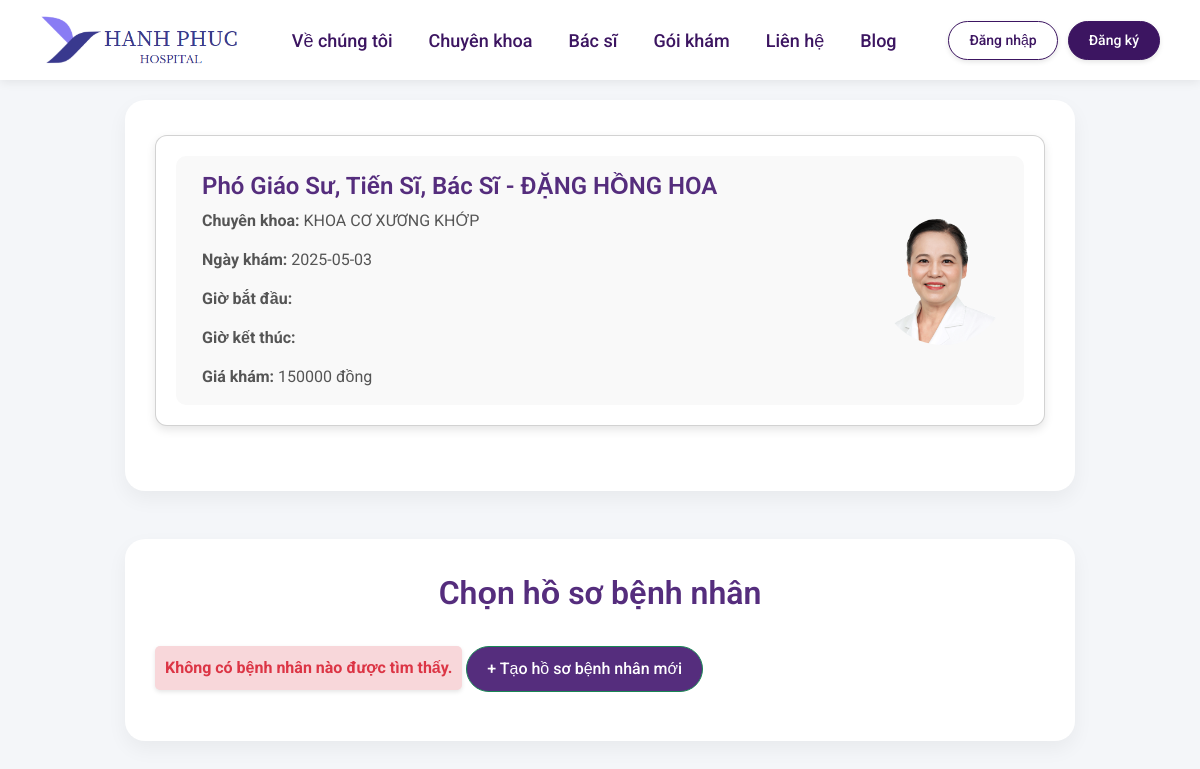
Before: /index.php?action=datlichkham&idbs=1&ngay=2025-05-03&ca=19 with the older database file.
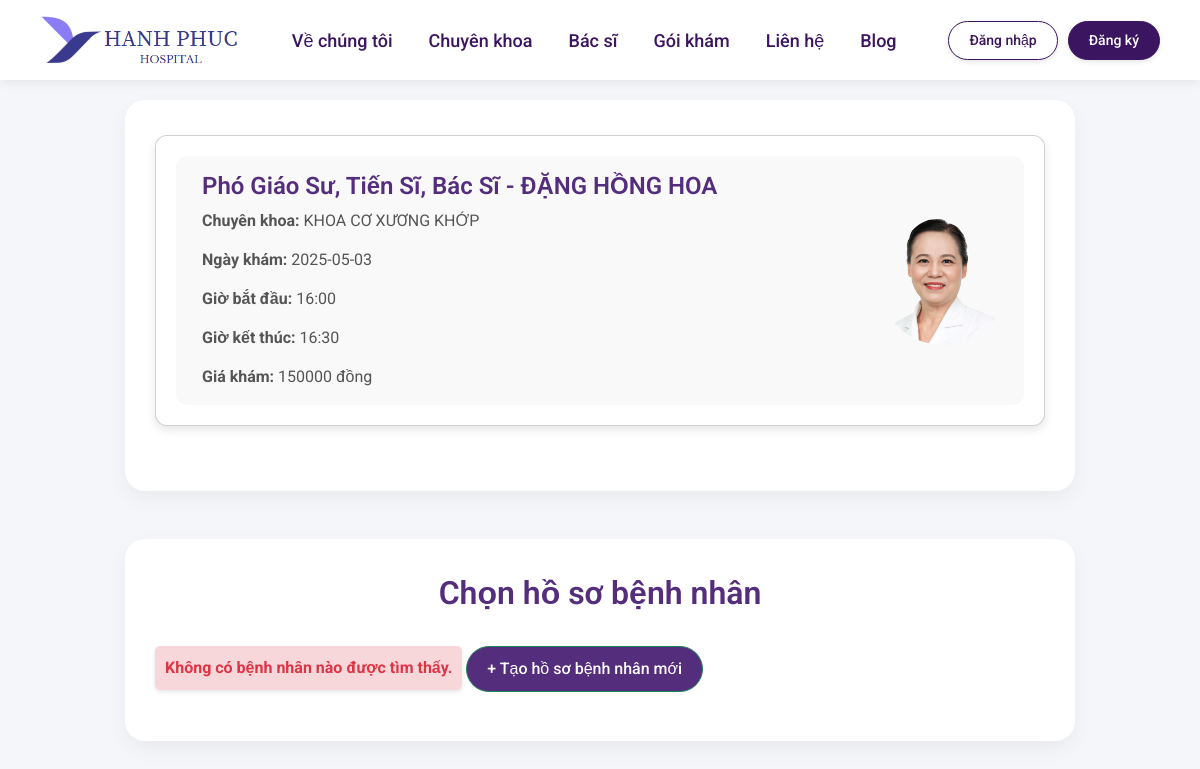
After: the same page with the newer database file.
### tables this page shows
CREATE TABLE `lichlamviec` (
  `malichlamviec` int(10) UNSIGNED NOT NULL,
  `mabacsi` int(11) UNSIGNED NOT NULL,
  `ngaylam` date NOT NULL,
  `macalamviec` int(11) UNSIGNED NOT NULL,
  `ghichu` varchar(200) DEFAULT NULL
);

CREATE TABLE `calamviec` (
  `macalamviec` int(11) UNSIGNED NOT NULL,
  `giobatdau` varchar(10) NOT NULL,
  `gioketthuc` varchar(10) NOT NULL
);

### Models/mbacsi.php (called while the page is built, shortened)
<?php
 class mBacSi{
        public function chitietbacsi($id){
            $p = new clsKetNoi();
            $con = $p->moketnoi();
            $con->set_charset('utf8');
            if($con){
                $str = "select * from bacsi join chuyenkhoa on bacsi.machuyenkhoa = chuyenkhoa.machuyenkhoa where bacsi.mabacsi='$id'";
                $tbl = $con->query($str);
                return $tbl;
            }else{
                return false;
            }
        }
    }
?>

### Controllers/cbacsi.php (called while the page is built, shortened)
<?php
include_once("Models/mbacsi.php");
class cBacSi{
    public function getBacSiById($id){
        $p = new mBacSi();
        $tbl = $p->chitietbacsi($id);
        if(!$tbl){
            return -1;
        }else{
            if($tbl->num_rows > 0){
                return $tbl;
            }else{
                return 0;
            }
        }
    }
}
?>

### Models/mlichkham.php (called while the page is built, shortened)
<?php
class mLichKham {
    public function xemlich($id){
        $p = new clsKetNoi();
        $con = $p->moketnoi();
        $con->set_charset('utf8');
        if($con){
            $str = "select * from lichlamviec as lv join calamviec as cv
            on cv.macalamviec = lv.macalamviec where cv.macalamviec='$id'";
            $tbl = $con->query($str);
            return $tbl;
        }else{
            return false;
        }
    }
}
?>

### Controllers/clichkham.php (called while the page is built, shortened)
<?php
include_once("Models/mlichkham.php");
class cLichKham {
    public function getlich($id){
        $p = new mLichKham();
        $tbl = $p->xemlich($id);
        if(!$tbl){
            return -1;
        }else{
            if($tbl->num_rows > 0){
                return $tbl;
            }else{
                return 0;
            }
        }
    }
}
?>

### Views/benhnhan/pages/datlichkham/index.php (the view, shortened to what the changed rows need)
<?php
include_once('Controllers/cbacsi.php');
include_once('Controllers/clichkham.php');
$idbs = $_GET['idbs'] ?? null;
$ngay = $_GET['ngay'] ?? null;
$ca = $_GET['ca'] ?? null;
if ($idbs && $ngay && $ca) {
    $pBacSi = new cBacSi();
    $tblBacSi = $pBacSi->getBacSiById($idbs);
    if ($tblBacSi && $tblBacSi->num_rows > 0) {
        $bacSi = $tblBacSi->fetch_assoc();
        $hoten = $bacSi['hoten'];
        $capbac = $bacSi['capbac'];
        $chuyenKhoa = $bacSi['tenchuyenkhoa'];
        $gia = $bacSi['giakham'];
        $anh = $bacSi['imgbs'];
    } else {
        $error = "Không tìm thấy thông tin bác sĩ.";
    }
    $pLichKham = new cLichKham();
    $tblLich = $pLichKham->getlich($ca);
    if ($tblLich && $tblLich->num_rows > 0) {
        $lich = $tblLich->fetch_assoc();
        $giobatdau = $lich['giobatdau'];
        $gioketthuc = $lich['gioketthuc'];
    } else {
        $error = "Không tìm thấy thông tin ca làm việc.";
    }
} else {
    $error = "Thiếu tham số trên URL.";
}
?>
<!DOCTYPE html>
<html lang="vi">
<head>
  <link href="https://cdn.jsdelivr.net/npm/bootstrap@5.3.0/dist/css/bootstrap.min.css" rel="stylesheet">
</head>
<body>
<?php if ($idbs && $ngay && $ca): ?>
  <div class="container text-center">
    <div class="card">
      <div class="card-body d-flex justify-content-center align-items-center">
        <div class="doctor-info text-start">
          <h5 class="card-title"><?php echo htmlspecialchars($capbac); ?> - <?php echo htmlspecialchars($hoten); ?></h5>
          <p><strong>Chuyên khoa:</strong> <?php echo htmlspecialchars($chuyenKhoa); ?></p>
          <p><strong>Ngày khám:</strong> <?php echo htmlspecialchars($ngay); ?></p>
          <p><strong>Giờ bắt đầu:</strong> <?php echo htmlspecialchars($giobatdau); ?></p>
          <p><strong>Giờ kết thúc:</strong> <?php echo htmlspecialchars($gioketthuc); ?></p>
          <p><strong>Giá khám:</strong> <?php echo htmlspecialchars($gia);  ?> đồng</p>
        </div>
        <div class="doctor-image ms-4">
          <img src="Assets/img/<?php echo htmlspecialchars($anh); ?>" alt="Ảnh bác sĩ" class="img-fluid rounded-circle">
        </div>
      </div>
    </div>
  </div>
<?php else: ?>
  <p class="text-danger text-center">Không có thông tin đặt lịch khám.</p>
<?php endif; ?>
<div class="container mt-5 mb-5">
  <h2 class="mb-4 text-center">Chọn hồ sơ bệnh nhân</h2>
</div>
</body>
</html>

Changed rows visible on the page:
added lichlamviec: macalamviec.giobatdau "16:00", macalamviec.gioketthuc "16:30"
